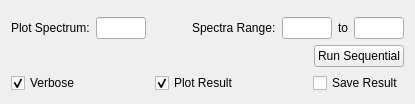
     <widget class="QWidget" name="tabMSD">
      <attribute name="title">
       <string>MSD Fit</string>
      </attribute>
      <layout class="QVBoxLayout" name="verticalLayout_5">
       <item>
        <layout class="QHBoxLayout" name="horizontalLayout_18">
         <item>
          <widget class="MantidQt::MantidWidgets::DataSelector" name="msd_dsSampleInput">
           <property name="sizePolicy">
            <sizepolicy hsizetype="Minimum" vsizetype="Fixed">
             <horstretch>0</horstretch>
             <verstretch>0</verstretch>
            </sizepolicy>
           </property>
           <property name="workspaceSuffixes" stdset="0">
            <stringlist>
             <string>_eq2</string>
            </stringlist>
           </property>
           <property name="fileBrowserSuffixes" stdset="0">
            <stringlist>
             <string>_eq2.nxs</string>
            </stringlist>
           </property>
           <property name="showLoad">
            <bool>false</bool>
           </property>
          </widget>
         </item>
        </layout>
       </item>
       <item>
        <layout class="QHBoxLayout" name="horizontalLayout_3">
         <item>
          <layout class="QVBoxLayout" name="msd_properties"/>
         </item>
         <item>
          <layout class="QVBoxLayout" name="verticalLayout_4">
           <item>
            <layout class="QVBoxLayout" name="msd_plot"/>
           </item>
           <item>
            <layout class="QHBoxLayout" name="horizontalLayout">
             <item>
              <widget class="QLabel" name="label_5">
               <property name="text">
                <string>Plot Spectrum:</string>
               </property>
              </widget>
             </item>
             <item>
              <widget class="QLineEdit" name="msd_lePlotSpectrum">
               <property name="maximumSize">
                <size>
                 <width>50</width>
                 <height>16777215</height>
                </size>
               </property>
              </widget>
             </item>
             <item>
              <spacer name="horizontalSpacer_24">
               <property name="orientation">
                <enum>Qt::Horizontal</enum>
               </property>
               <property name="sizeType">
                <enum>QSizePolicy::Expanding</enum>
               </property>
               <property name="sizeHint" stdset="0">
                <size>
                 <width>40</width>
                 <height>20</height>
                </size>
               </property>
              </spacer>
             </item>
             <item>
              <widget class="QLabel" name="label_3">
               <property name="sizePolicy">
                <sizepolicy hsizetype="Preferred" vsizetype="Fixed">
                 <horstretch>0</horstretch>
                 <verstretch>0</verstretch>
                </sizepolicy>
               </property>
               <property name="text">
                <string>Spectra Range:</string>
               </property>
              </widget>
             </item>
             <item>
              <widget class="QLineEdit" name="msd_leSpectraMin">
               <property name="sizePolicy">
                <sizepolicy hsizetype="Minimum" vsizetype="Fixed">
                 <horstretch>0</horstretch>
                 <verstretch>0</verstretch>
                </sizepolicy>
               </property>
               <property name="maximumSize">
                <size>
                 <width>50</width>
                 <height>16777215</height>
                </size>
               </property>
              </widget>
             </item>
             <item>
              <widget class="QLabel" name="label_4">
               <property name="sizePolicy">
                <sizepolicy hsizetype="Preferred" vsizetype="Fixed">
                 <horstretch>0</horstretch>
                 <verstretch>0</verstretch>
                </sizepolicy>
               </property>
               <property name="text">
                <string>to</string>
               </property>
              </widget>
             </item>
             <item>
              <widget class="QLineEdit" name="msd_leSpectraMax">
               <property name="sizePolicy">
                <sizepolicy hsizetype="Minimum" vsizetype="Fixed">
                 <horstretch>0</horstretch>
                 <verstretch>0</verstretch>
                </sizepolicy>
               </property>
               <property name="maximumSize">
                <size>
                 <width>50</width>
                 <height>16777215</height>
                </size>
               </property>
              </widget>
             </item>
            </layout>
           </item>
          </layout>
         </item>
        </layout>
       </item>
       <item>
        <layout class="QHBoxLayout" name="horizontalLayout_21">
         <item>
          <spacer name="horizontalSpacer_17">
           <property name="orientation">
            <enum>Qt::Horizontal</enum>
           </property>
           <property name="sizeType">
            <enum>QSizePolicy::Expanding</enum>
           </property>
           <property name="sizeHint" stdset="0">
            <size>
             <width>40</width>
             <height>0</height>
            </size>
           </property>
          </spacer>
         </item>
         <item>
          <widget class="QPushButton" name="msd_pbSequential">
           <property name="text">
            <string>Run Sequential</string>
           </property>
          </widget>
         </item>
        </layout>
       </item>
       <item>
        <layout class="QHBoxLayout" name="horizontalLayout_8">
         <item>
          <widget class="QCheckBox" name="msd_ckVerbose">
           <property name="enabled">
            <bool>true</bool>
           </property>
           <property name="text">
            <string>Verbose</string>
           </property>
           <property name="checked">
            <bool>true</bool>
           </property>
          </widget>
         </item>
         <item>
          <spacer name="horizontalSpacer_22">
           <property name="orientation">
            <enum>Qt::Horizontal</enum>
           </property>
           <property name="sizeHint" stdset="0">
            <size>
             <width>40</width>
             <height>20</height>
            </size>
           </property>
          </spacer>
         </item>
         <item>
          <widget class="QCheckBox" name="msd_ckPlot">
           <property name="text">
            <string>Plot Result</string>
           </property>
           <property name="checked">
            <bool>true</bool>
           </property>
          </widget>
         </item>
         <item>
          <spacer name="horizontalSpacer_23">
           <property name="orientation">
            <enum>Qt::Horizontal</enum>
           </property>
           <property name="sizeHint" stdset="0">
            <size>
             <width>40</width>
             <height>20</height>
            </size>
           </property>
          </spacer>
         </item>
         <item>
          <widget class="QCheckBox" name="msd_ckSave">
           <property name="text">
            <string>Save Result</string>
           </property>
          </widget>
         </item>
        </layout>
       </item>
      </layout>
     </widget>
